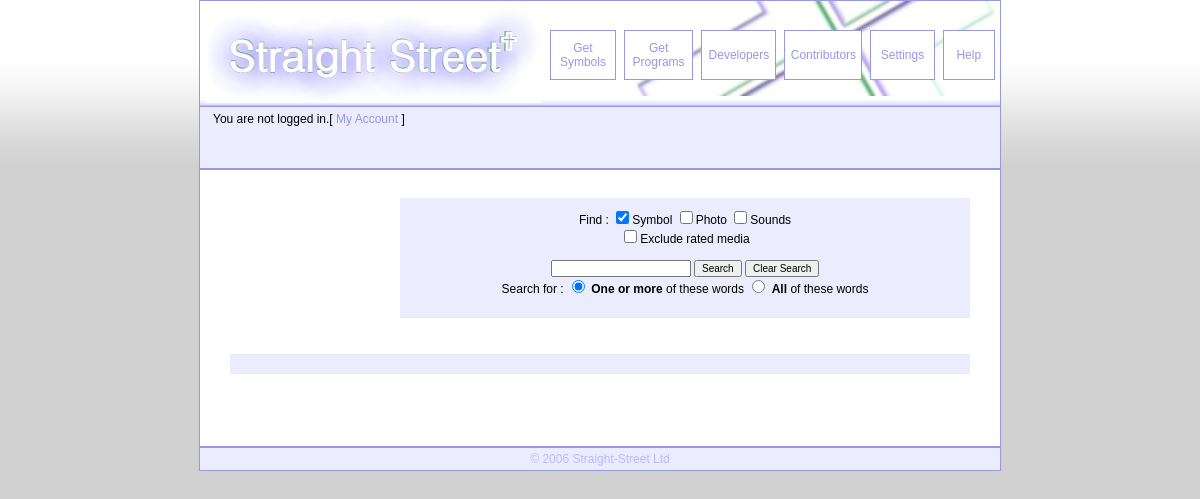
/gallery.php, run on the app's committed database.
### tables this page shows
CREATE TABLE `t_media_type` (
  `id` int(7) NOT NULL auto_increment,
  `caption` char(30) NOT NULL,
  `iconpath` char(100) default NULL,
  `brief` varchar(100) default NULL,
  PRIMARY KEY  (`id`)
);

### _db.php (called while the page is built, shortened)
<?php
function db_runQuery($query) {
    return mysql_db_query(DBCxn::db, $query);
}
?>

### _user.php (called while the page is built, shortened)
<?php
function getLoggedUser()
{
	if (! isset($_COOKIE["ss_userid"]))
	{
		return '';
	}
}
$loggedUser= getLoggedUser();
?>

### gallery.php (the view, shortened to what this page needs)
<?
include('_header.php');
$MaxThumbsPerPage = 70;
?>
<center>
<div class="blue_content_div" id="gal_toolbar_div">
<div class="innerdivspacer">
	Find :
	<?
	$query = "SELECT * FROM t_media_type;";
	$result = db_runQuery($query);
	if ($result) {
		while ($r = mysql_fetch_array($result)) {
			echo "<input type=\"checkbox\" ";
			if (mb_strtolower($r["caption"])=="symbol") { echo "CHECKED"; }
			echo ">";
			echo $r["caption"]." ";
		}
	}
	?>
	<br/><input id="noRated" type="checkbox">Exclude rated media
	<br><br>
	<form id='searchform' name='searchform' onSubmit="doTagSearch('_<? echo $loggedUser; ?>','<? echo $MaxThumbsPerPage; ?>','thumbs','tagsearch', 0); return false;">
		<input tabindex='1' id="tagsearch" type="text">
		<input tabindex='2' type="submit" value="Search" >
		<input tabindex='3' type="reset" value="Clear Search" onClick="clearSearch()">
		<br>
		Search for :
		<input tabindex='3' type="radio" id="rdoSearch2" name="searchtype"  CHECKED> <strong>One or more</strong> of these words
		<input tabindex='4' type="radio" id="rdoSearch1" name="searchtype"> <strong>All</strong> of these words
	</form>
</div></div>
<br clear="all"><br>
<div class='note1' id='instructions'>&nbsp;</div>
<div class="blue_content_div" id="blue_content_div3">
<div class="innerdivspacer">
</div></div>
</center>
<br clear="all">
<?
include('_footer.php');
?>

### styles.css (style rules this page uses)
div.note1 { color:blue; font-weight:bold; font-size:160%; font-style:italic; text-align:left; }
#gal_toolbar_div { float:right; width:570px; }

### ui.css (style rules this page uses)
body { font-family: arial, freesans, sans-serif, helvetta; font-size:12px; background:#d1d1d1 url('/img/ui/body_bg.png') top repeat-x; text-align:center; margin:0px; }
input { font-size:10px; }
div.blue_content_div { padding:0; background-color:#ECECFF; }
div.innerdivspacer { padding:10px; }

### data on the page
t_media_type: caption "☑", caption "Symbol"
t_media_type: caption "Photo"
t_media_type: caption "Sounds"

### other printed values
$strHTML1 "You are not logged in."
